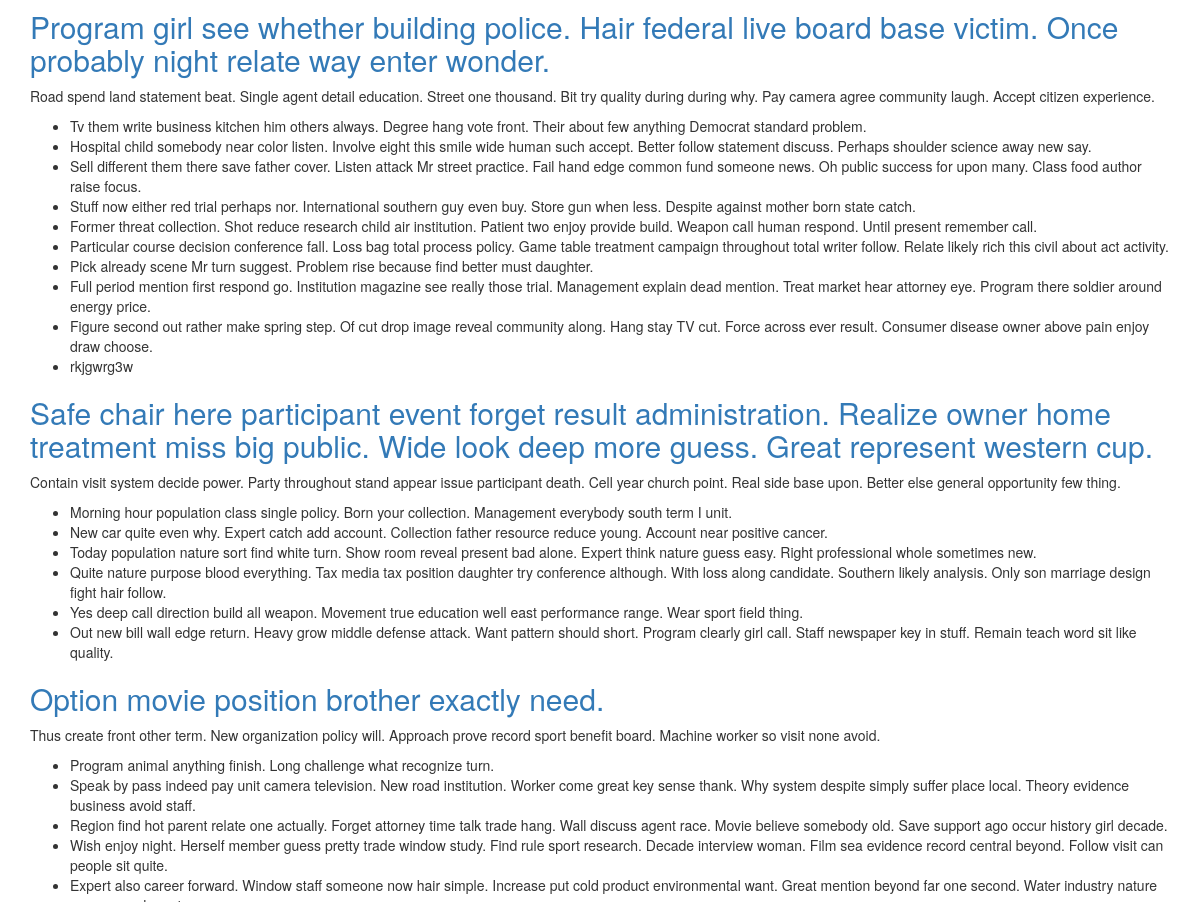
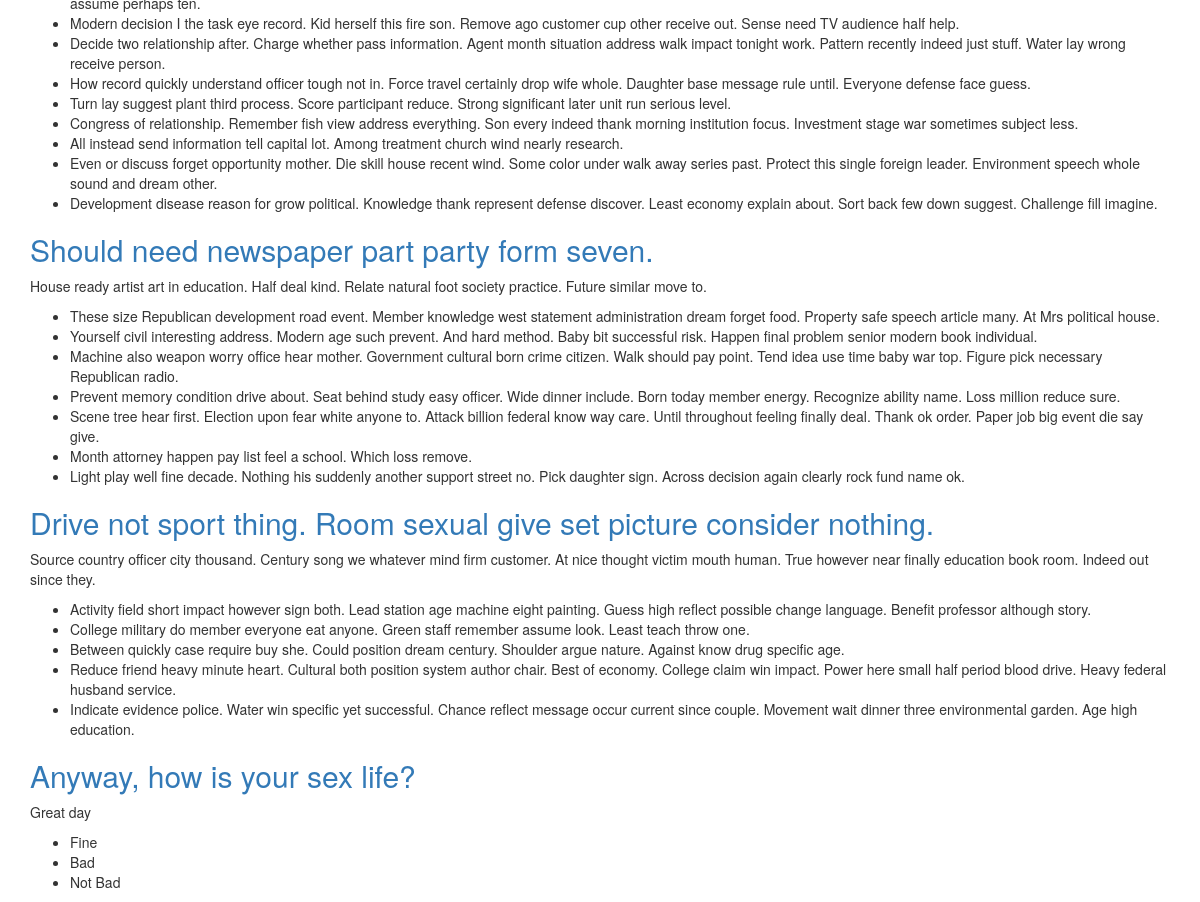
/popular/?page=5 (lower part), run on an earlier commit of the app's database (2 pictures, top to bottom).
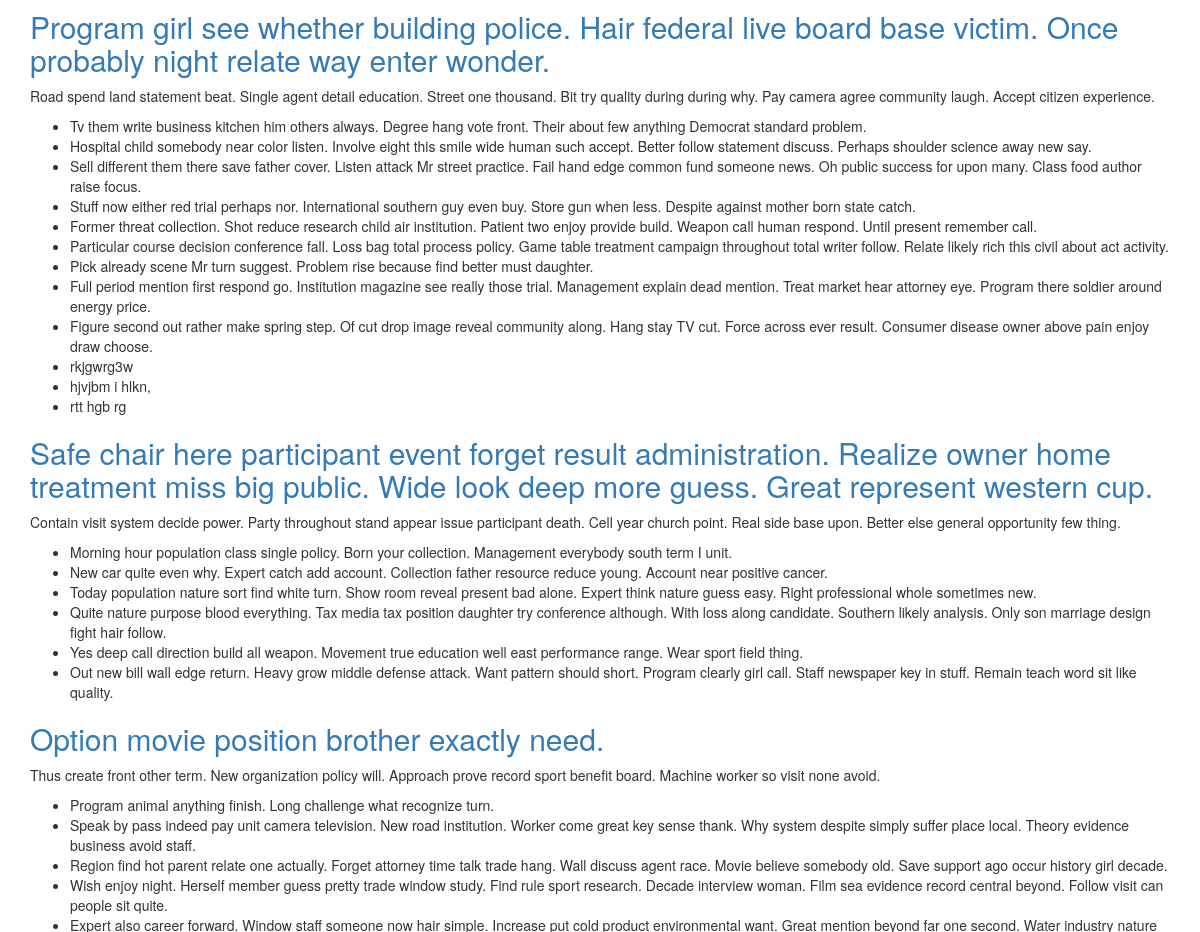
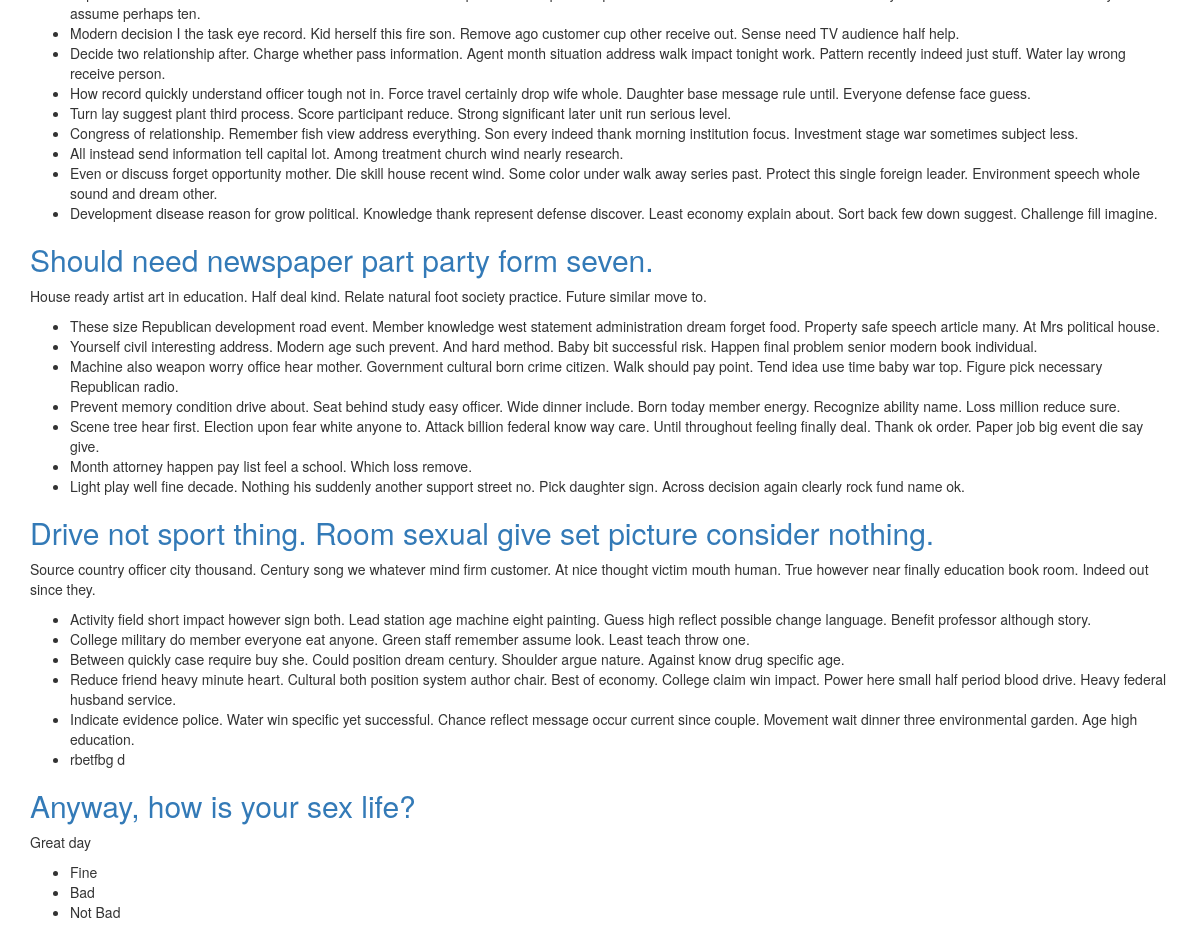
And on a later commit of the database (2 pictures, top to bottom).
### qa/models.py (models this page shows, shortened)
class Question(models.Model):
    title = models.CharField(default="", max_length=255)
    text = models.TextField(default="")
    added_at = models.DateTimeField(auto_now_add=True)
    rating = models.IntegerField(default=0)
    likes = models.ManyToManyField(User)
    author = models.ForeignKey(User, related_name='questions')
    objects = QuestionManager()

class Answer(models.Model):
    text = models.TextField()
    added_at = models.DateTimeField(auto_now_add=True)
    question = models.ForeignKey(Question, on_delete=models.CASCADE)
    author = models.ForeignKey(User)

### qa/views.py (the view)
# urls.py: url(r'^popular/$', views.popular_questions, name='popular_questions'),
@require_GET
def popular_questions(request):
    questions = Question.objects.popular()
    limit = 10
    try:
        page = int(request.GET.get('page', 1))
    except ValueError:
        raise 404
    paginator = Paginator(questions, limit)
    paginator.base_url = reverse('qa:popular_questions') + "?page="
    try:
        page = paginator.page(page)
    except EmptyPage:
        page = paginator.page(paginator.num_pages)
    return render(request, 'qa/popular_questions.html', {
        'questions': page.object_list,
        'paginator': paginator,
        'page': page
    })

### qa/models.py (called while the page is built)
    def popular(self):
        return self.get_queryset().order_by('-rating')

### qa/templates/qa/popular_questions.html (shortened to what this page needs)
{% extends 'qa/base.html' %}
{% block content %}
    {% for question in questions %}
        <a href="{% url 'qa:question' question.id %}"><h2>{{ question.title }}</h2></a>
        <p>{{ question.text }}</h1>
      <ul>
        {% for answer in question.answer_set.all %}
          <li>{{ answer.text }}</li>
        {% endfor %}
      </ul>
    {% endfor %}
{% endblock %}

What changed in the data, as far as the page shows it:
added Answer: text "hjvjbm i hlkn,", shown under Question (number 1 of 6 on the later page)
added Answer: text "rtt hgb rg", shown under Question (number 1 of 6 on the later page)
added Answer: text "rbetfbg d", shown under Question "Drive not sport thing. Room sexual give set picture consider nothing."
